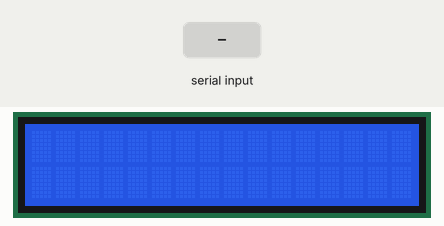
This sketch was run on a simulated ESP32. Parts: 16×2 character LCD. Inputs (shaded band) come from the test bench. What the sketch prints to the serial monitor is not drawn.

Above: at 1.2 s.
1.3 s: "1\n" received over the second serial link
At 1.31 s:
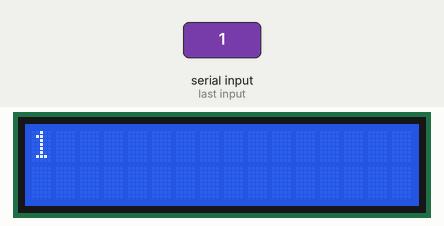
2.8 s: "0\n" received over the second serial link
At 2.81 s:
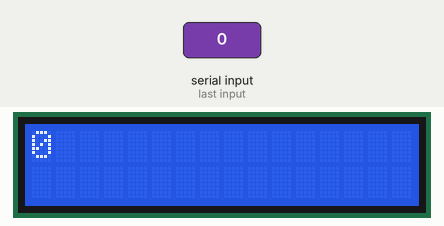
4.3 s: "2\n" received over the second serial link
At 4.31 s:
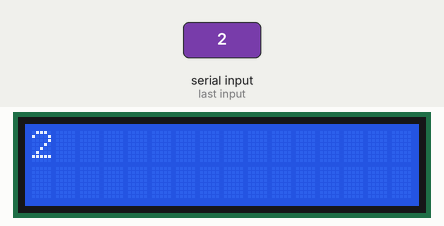
Timing chart, 0 to 7.3 s (numbered marks = the images above; inputs shaded):
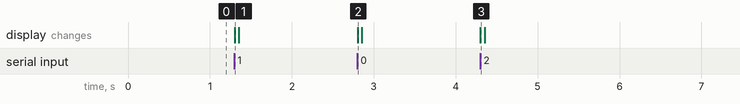

Measured:
- after the input at 1.3 s, the display: changes at once (image 1)
- after the input at 2.8 s, the display: changes at once (image 2)
- after the input at 4.3 s, the display: changes at once (image 3)

The sketch:

esp32.ino
```cpp
#include <Wire.h>               //Biblioteca utilizada gerenciar a comunicação entre dispositicos através do protocolo I2C
#include <LiquidCrystal_I2C.h>  //Biblioteca controlar display 16x2 através do I2C

#define col 16     //Define o número de colunas do display utilizado
#define lin 2      //Define o número de linhas do display utilizado
#define ende 0x27  //Define o endereço do display

#define RXp2 16
#define TXp2 17

String stringValue;

LiquidCrystal_I2C lcd(ende, 16, 2);  //Cria o objeto lcd passando como parâmetros o endereço, o nº de colunas e o nº de linhas

void setup() {
  Serial.begin(115200);
  Serial2.begin(9600, SERIAL_8N1, RXp2, TXp2);
  lcd.init();       //Inicializa a comunicação com o display já conectado
  lcd.clear();      //Limpa a tela do display
  lcd.backlight();  //Aciona a luz de fundo do display
}

void loop() {
  lcd.clear();
  stringValue = Serial2.readStringUntil('\n');
  stringValue.trim();
  lcd.print(stringValue);
  Serial.println(stringValue);
  delay(50);
}
```
